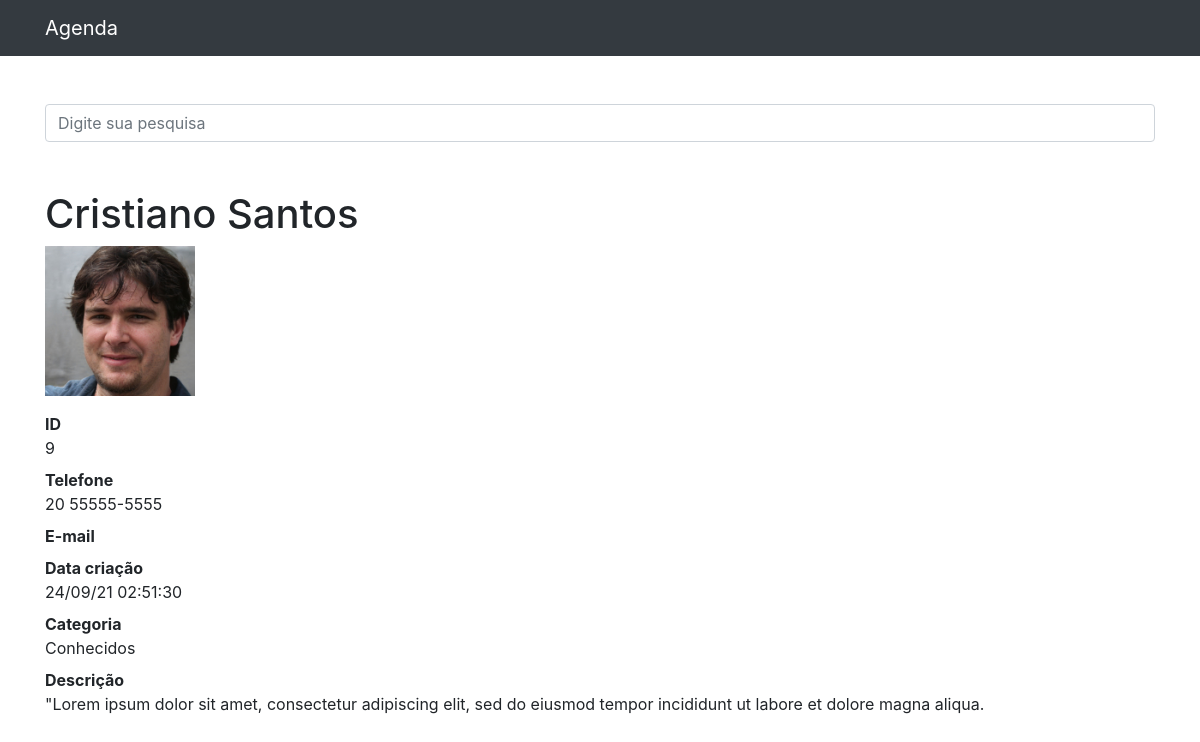
Screenshot of /9 with the database file from the repository.
### contatos/models.py (models this page shows, shortened)
class Contato(models.Model):
    nome = models.CharField(max_length=50)
    sobrenome = models.CharField(max_length=50, blank=True)
    telefone = models.CharField(max_length=50)
    email = models.EmailField(max_length=254, blank=True)
    data_criacao = models.DateTimeField(default=timezone.now)
    descricao = models.TextField(blank=True)
    categoria = models.ForeignKey(Categoria, on_delete=models.DO_NOTHING)
    mostrar = models.BooleanField(default=True)
    foto = models.ImageField(blank=True, upload_to='fotos/%Y/%m/')

class Categoria(models.Model):
    nome = models.CharField(max_length=50)
    def __str__(self):
        return self.nome

### contatos/views.py (the view)
# urls.py: path('<int:contato_id>', views.ver_contato, name='ver_contato'),
def ver_contato(request, contato_id):
    contato = get_object_or_404(Contato, id=contato_id)
    if not contato.mostrar:
        raise Http404
    return render(request, "contatos/ver_contato.html", {"contato": contato})

### contatos/templates/contatos/ver_contato.html (shortened to what this page needs)
{% extends 'base.html' %}
{% block conteudo %}
<h1 class="mt-5">{{ contato.nome }} {{ contato.sobrenome }}</h1>
{% if contato.foto %}
<p>
    <img src= "{{ contato.foto.url }}" style="max-width: 150px; heigth: auto">
</p>
{% endif %}
<dl>
    <dt>ID</dt>
    <dd>{{ contato.id }}</dd>
    <dt>Telefone</dt>
    <dd>{{ contato.telefone }}</dd>
    <dt>E-mail</dt>
    <dt>Data criação</dt>
    <dd>{{ contato.data_criacao|date:'d/m/y H:i:s' }}</dd>
    <dt>Categoria</dt>
    <dd>{{ contato.categoria }}</dd>
    <dt>Descrição</dt>
    <dd>{{ contato.descricao }}</dd>
</dl>
{% endblock conteudo %}

### rows the page displays
Contato: nome "Cristiano", sobrenome "Santos", foto (picture), id "9", telefone "20 55555-5555", data_criacao "24/09/21 02:51:30", categoria "Conhecidos", descricao "\"Lorem ipsum dolor sit amet, consectetur adipiscing elit, sed do eiusmod tempor incididunt ut labore et dolore magna aliqua."
